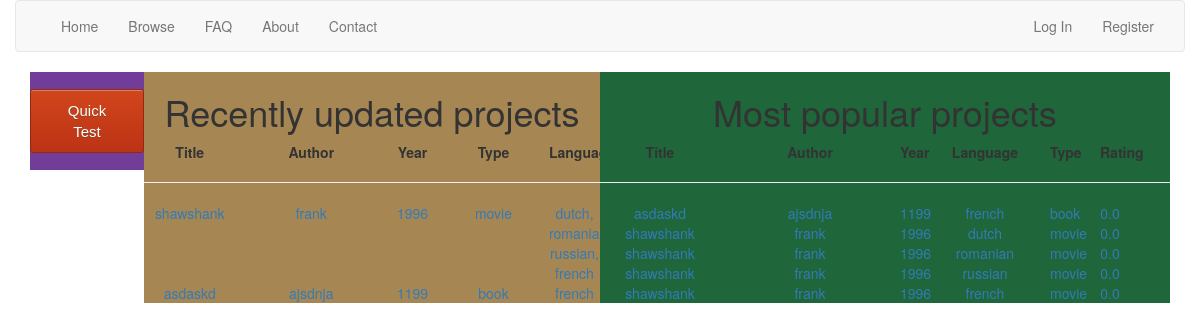
Before: / with the older database file.
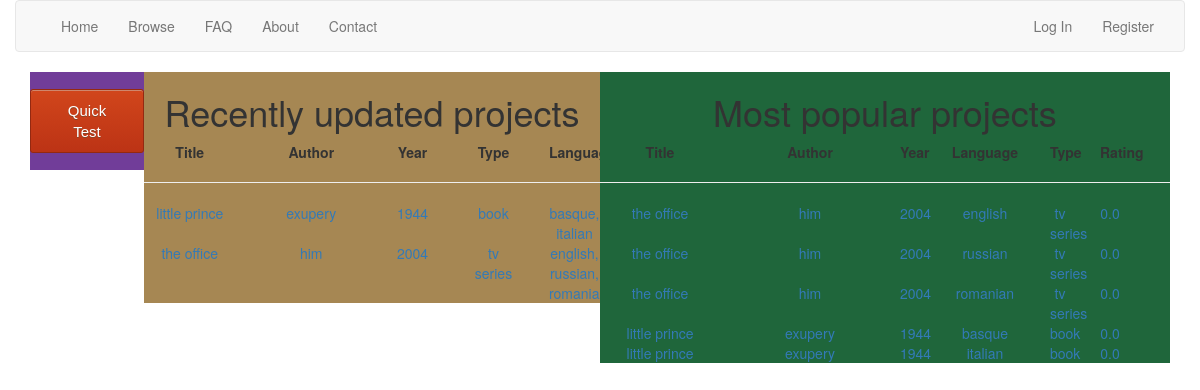
After: the same page with the newer database file.
### tables this page shows
CREATE TABLE 'projects' ('id' INTEGER PRIMARY KEY AUTOINCREMENT NOT NULL, 'type' TEXT NOT NULL,'title' TEXT NOT NULL, 'author' TEXT NOT NULL, 'year' INTEGER NOT NULL, 'user_id'  INTEGER NOT NULL  );

CREATE TABLE 'versions' ('id' INTEGER PRIMARY KEY AUTOINCREMENT NOT NULL, 'project_id' INTEGER NOT NULL, 'user_id' INTEGER NOT NULL, 'language' TEXT NOT NULL, 'timestamp' DATETIME NOT NULL, 'rating' REAL DEFAULT 0.0, 'filepath' TEXT NOT NULL, 'column_number'  INTEGER NOT NULL  );

### application.py (the view)
@app.route("/")
def index():
    new_versions = db.execute("SELECT * FROM versions ORDER BY timestamp DESC")
    new_projects = []
    if len(new_versions) > 0:
        different_projects = []
        for version in new_versions:
            if version["project_id"] not in different_projects:
                different_projects.append(version["project_id"])
            else:
                continue
        for id in different_projects:
            rows = db.execute("SELECT * FROM projects WHERE id = :id", id=id)
            new_projects.append(rows[0])
        new_projects = new_projects[:10]
        for project in new_projects:
            projects = db.execute("SELECT * FROM projects WHERE id = :id", id=project["id"])
            project["type"] = projects[0]["type"]
            project["title"] = projects[0]["title"]
            project["author"] = projects[0]["author"]
            project["year"] = projects[0]["year"]
            rows = db.execute("SELECT * FROM versions WHERE project_id = :project_id",
                              project_id=project["id"])
            languages = ""
            for row in rows:
                languages += (row["language"] + ", ")
            languages = languages[:-2]
            project["languages"] = languages
    popular_versions = db.execute("SELECT * FROM (SELECT * FROM versions ORDER BY rating ASC LIMIT 10) \
                              ORDER BY rating DESC")
    if len(popular_versions) > 0:
        for version in popular_versions:
            projects = db.execute("SELECT * FROM projects WHERE id = :id", id=version["project_id"])
            version["type"] = projects[0]["type"]
            version["title"] = projects[0]["title"]
            version["author"] = projects[0]["author"]
            version["year"] = projects[0]["year"]
    return render_template("index.html", new_projects=new_projects, popular_versions=popular_versions)

### templates/index.html (shortened to what this page needs)
{% extends "layout.html" %}
{% block main %}
    <div class="container">
        <div class="leftpane">
            <a href="#" class="quickTestButton">Quick Test</a>
        </div>
        <div class="middlepane">
            <h1>Recently updated projects</h1>
                {% if new_projects|length == 0 %}
                    <br>
                    <p>No projects yet.</p>
                    <br>
                {% else %}
                    <div class="row">
                        <div class="col-xs-3"><strong>Title</strong></div>
                        <div class="col-xs-3"><strong>Author</strong></div>
                        <div class="col-xs-2"><strong>Year</strong></div>
                        <div class="col-xs-2"><strong>Type</strong></div>
                        <div class="col-xs-2"><strong>Languages</strong></div>
                    </div>
                    <hr>
                    {% for project in new_projects %}
                        <a href="{{ url_for('view_project', title=project['title']) }}">
                        <div class="row">
                            <div class="col-xs-3"> {{ project["title"] }} </div>
                            <div class="col-xs-3"> {{ project["author"] }} </div>
                            <div class="col-xs-2"> {{ project["year"] }} </div>
                            <div class="col-xs-2"> {{ project["type"] }} </div>
                            <div class="col-xs-2"> {{ project["languages"] }} </div>
                        </div>
                        </a>
                    {% endfor %}
                {% endif %}
        </div>
        <div class="rightpane">
            <h1>Most popular projects</h1>
            {% if popular_versions|length == 0 %}
                <br>
                <p>No projects yet.</p>
                <br>
            {% else %}
                <div class="row">
                        <div class="col-xs-3"><strong>Title</strong></div>
                        <div class="col-xs-3"><strong>Author</strong></div>
                        <div class="col-xs-1"><strong>Year</strong></div>
                        <div class="col-xs-2"><strong>Language</strong></div>
                        <div class="col-xs-1"><strong>Type</strong></div>
                        <div class="col-xs-1"><strong>Rating</strong></div>
                </div>
                <hr>
                {% for version in popular_versions %}
                    <a href="{{ url_for('view_project', title=version['title']) }}">
                    <div class="row">
                        <div class="col-xs-3"> {{ version["title"] }} </div>
                        <div class="col-xs-3"> {{ version["author"] }} </div>
                        <div class="col-xs-1"> {{ version["year"] }} </div>
                        <div class="col-xs-2"> {{ version["language"] }} </div>
                        <div class="col-xs-1"> {{ version["type"] }} </div>
                        <div class="col-xs-1"> {{ version["rating"] }} </div>
                    </div>
                    </a>
                {% endfor %}
            {% endif %}
        </div>
    </div>
{% endblock %}

### templates/layout.html (shortened to what this page needs)
<!DOCTYPE html>
<html lang="en">
    <head>
        <link href="https://maxcdn.bootstrapcdn.com/bootstrap/3.3.7/css/bootstrap.min.css" rel="stylesheet"/>
        <link href="{{ url_for('static', filename='styles.css') }}" rel="stylesheet"/>
    </head>
    <body>
        <div class="container">
            <nav class="navbar navbar-default">
                <div class="container-fluid">
                    <div class="collapse navbar-collapse" id="navbar">
                        <ul class="nav navbar-nav">
                            <li><a href="{{ url_for('index') }}">Home</a></li>
                            <li><a href="{{ url_for('browse') }}">Browse</a></li>
                            <li><a href="{{ url_for('faq') }}">FAQ</a></li>
                            <li><a href="{{ url_for('about') }}">About</a></li>
                            <li><a href="{{ url_for('contact') }}">Contact</a></li>
                        </ul>
                        {% if session.user_id %}
                            <ul class="nav navbar-nav navbar-right">
                                <li><a href="{{ url_for('log_out') }}">Log Out</a></li>
                                <!--
                                navigation dropdown bootstrap
                                https://www.w3schools.com/bootstrap/bootstrap_navbar.asp
                                -->
                                <li class="dropdown">
                                    <a class="dropdown-toggle" data-toggle="dropdown" href="#">My Account</a>
                                    <ul class="dropdown-menu">
                                        <li><a href="{{ url_for('view_details') }}">Account details</a></li>
                                        <li><a href="{{ url_for('view_history') }}">Account history</a></li>
                                    </ul>
                                </li>
                            </ul>
                        {% else %}
                            <ul class="nav navbar-nav navbar-right">
                                <li><a href="{{ url_for('log_in') }}">Log In</a></li>
                                <li><a href="{{ url_for('register') }}">Register</a></li>
                            </ul>
                        {% endif %}
                    </div>
                </div>
            </nav>
            <main>
                {% block main %}{% endblock %}
            </main>
        </div>
    </body>
</html>

### static/styles.css (style rules this page uses)
body, html { width: 100%; height: 100%; margin: 0; }
.leftpane { width: 10%; height: 100%; float: left; background-color: #713D99; border-collapse: collapse; }
.middlepane { width: 40%; height: 100%; float: left; background-color: #A68753; border-collapse: collapse; }
.rightpane { width: 50%; height: 100%; position: relative; float: right; background-color: #1F663B; border-collapse: collapse; }
.container { margin-left: auto; margin-right: auto; text-align: center; width: 100%; height: 100%; }
.quickTestButton { -moz-box-shadow:inset 0px 1px 0px 0px #cf866c; -webkit-box-shadow:inset 0px 1px 0px 0px #cf866c; box-shadow:inset 0px 1px 0px 0px #cf866c; background:-webkit-gradient(linear, left top, left bottom, color-stop(0.05, #d0451b), color-stop(1, #bc3315)); background:-moz-linear-gradient(top, #d0451b 5%, #bc3315 100%); background:-webkit-linear-gradient(top, #d0451b 5%, #bc3315 100%); background:-o-linear-gradient(top, #d0451b 5%, #bc3315 100%); background:-ms-linear-gradient(top, #d0451b 5%, #bc3315 100%); background:linear-gradient(to bottom, #d0451b 5%, #bc3315 100%); filter:progid:DXImageTransform.Microsoft.gradient(startColorstr='#d0451b', endColorstr='#bc3315',GradientType=0); background-color:#d0451b; -moz-border-radius:3px; -webkit-border-radius:3px; border-radius:3px; border:1px solid #942911; display:inline-block; cursor:pointer; color:#ffffff; font-family:Arial; font-size:15px; padding:10px 24px; text-decoration:none; text-shadow:0px 1px 0px #854629; margin: 14.5% 0%; }

Changed rows visible on the page:
removed projects: title "shawshank", author "frank", year "1996", type "movie", languages "dutch, romanian, russian, french"
removed projects: title "asdaskd", author "ajsdnja", year "1199", type "book", languages "french"
removed versions: title "asdaskd", author "ajsdnja", year "1199", language "french", type "book", rating "0.0"
removed versions: title "shawshank", author "frank", year "1996", language "dutch", type "movie", rating "0.0"
removed versions: title "shawshank", author "frank", year "1996", language "romanian", type "movie", rating "0.0"
removed versions: title "shawshank", author "frank", year "1996", language "russian", type "movie", rating "0.0"
removed versions: title "shawshank", author "frank", year "1996", language "french", type "movie", rating "0.0"
added projects: title "little prince", author "exupery", year "1944", type "book", languages "basque, italian"
added projects: title "the office", author "him", year "2004", type "tv series", languages "english, russian, romanian"
added versions: title "the office", author "him", year "2004", language "english", type "tv series", rating "0.0"
added versions: title "the office", author "him", year "2004", language "russian", type "tv series", rating "0.0"
added versions: title "the office", author "him", year "2004", language "romanian", type "tv series", rating "0.0"
added versions: title "little prince", author "exupery", year "1944", language "basque", type "book", rating "0.0"
added versions: title "little prince", author "exupery", year "1944", language "italian", type "book", rating "0.0"
